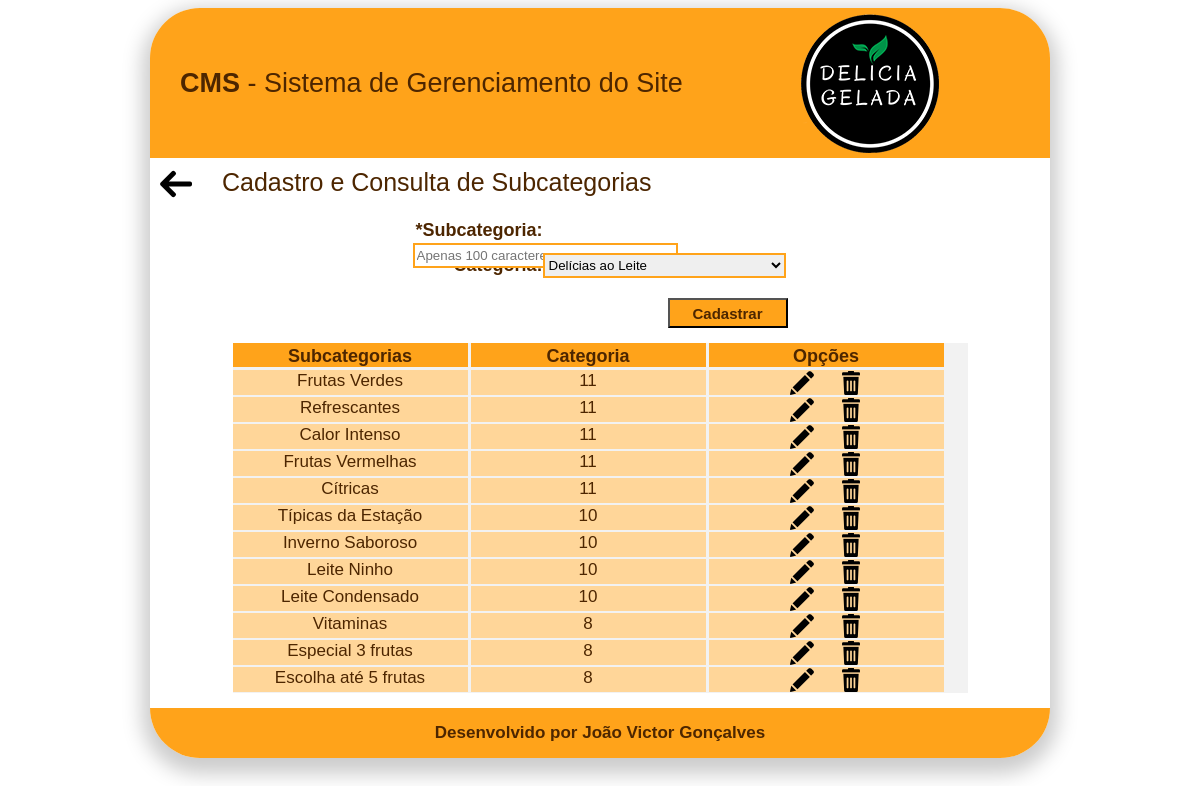
The page /CMS/cadastroSubcategorias.php on the database its author committed.
### tables this page shows
CREATE TABLE `tbl_subcategoria` (
  `idSubcategoria` int(11) NOT NULL AUTO_INCREMENT,
  `subcategoria` varchar(255) NOT NULL,
  `idCategoria` int(11) DEFAULT NULL,
  PRIMARY KEY (`idSubcategoria`),
  KEY `fk_cat_idx` (`idCategoria`),
  CONSTRAINT `fk_cat` FOREIGN KEY (`idCategoria`) REFERENCES `tbl_categoria` (`idCategoria`) ON DELETE NO ACTION ON UPDATE NO ACTION
);

### CMS/cadastroSubcategorias.php (the view, shortened to what this page needs)
<?php
    $botao = "Cadastrar";
?>
<!DOCTYPE html>
<html>
    <head>
        <link rel="stylesheet" type="text/css" href="css/styleCadSubCategoria.css">
    </head>
    <body>
        <div id="principal">
            <div id="cabecalho">
                <div id="titulo">
                    <p id="titulo_cms"><b>CMS</b> - Sistema de Gerenciamento do Site</p>
                </div>
                <div id=logo>
                    <img src="imagens/logo.png" alt="Logo">
                </div>
            </div>
            <div id="config">
                <div id="seta">
                    <a href="admProdutos.php">
                        <img src="imagens/setaEsquerda.png" alt="Voltar">
                    </a>
                </div>
                <p id="desc_cad">Cadastro e Consulta de Subcategorias</p>
            </div>
            <form name="frmCadSubCategorias" method="post" action="cadastroSubcategorias.php">
                <div id="crud">
                    <div class="divs">
                        <div class="labels">
                            <p class="desc_labels">*Subcategoria:</p>
                        </div>
                    </div>
                    <div class="divs">
                        <div class="labels">
                            <p class="desc_labels">*Categoria:</p>
                        </div>
                        <select name="sltCategorias" id="categorias">
                          <?php
                                $sql = "SELECT * FROM tbl_categoria;";
                                $select=mysql_query($sql);
                                while($rsConsulta = mysql_fetch_array($select)){
                                   ?>
                                <option value="<?php echo($rsConsulta['idCategoria']); ?>">
                                <?php echo(utf8_encode($rsConsulta['categoria'])); ?>
                                </option>
                            <?php
                               }
                            ?>
                        </select>
                    </div>
                    <div id="botao">
                        <input id="cadastrar" type="submit" name="btnCadastrar" value="<?php echo($botao)?>">
                    </div>
                </div>
                <div id="consulta_dados">
                    <div class="consulta">
                        <div class="tipos">
                            <p class="desc_tipos">Subcategorias</p>
                        </div>
                        <div class="tipos">
                            <p class="desc_tipos">Categoria</p>
                        </div>
                        <div class="tipos">
                            <p class="desc_tipos">Opções</p>
                        </div>
                    </div>
                    <?php
                        $sql="select * from tbl_subcategoria order by idSubcategoria desc";
                        $select=mysql_query($sql);
                        while($rsConsulta=mysql_fetch_array($select)){
                    ?>
                    <div class="consulta">
                        <div class="dados">
                            <?php echo(utf8_encode($rsConsulta['subcategoria'])) ?>
                        </div>
                        <div class="dados">
                            <?php echo($rsConsulta['idCategoria']) ?>
                        </div>
                        <div class="dados">
                            <div id="centralizar_opcoes">
                                <div id="edit">
                                    <a href="cadastroSubcategorias.php?modo=consulta_editar&idSubcategoria=<?php echo($rsConsulta['idSubcategoria'])?>">
                                        <img src="imagens/edit.png" title="Editar Subcategoria" alt="Editar">
                                    </a>
                                </div>
                                <div id="delete">
                                    <a href="cadastroSubcategorias.php?modo=excluir&idSubcategoria=<?php echo($rsConsulta['idSubcategoria'])?>">
                                        <img src="imagens/delete.png" title="Deletar Subcategoria" alt="Deletar">
                                    </a>
                                </div>
                            </div>
                        </div>
                    </div>
                    <?php
                        }
                    ?>
                </div>
            </form>
            <div id="rodape">
                <div id="center">
                    <p id="desc_rodape">Desenvolvido por João Victor Gonçalves</p>
                </div>
            </div>
        </div>
    </body>
</html>

### CMS/css/styleCadSubCategoria.css (style rules this page uses)
#principal { width: 900px; height: 750px; margin-left: auto; margin-right: auto; border-radius: 50px; box-shadow: 0 8px 20px 8px #cccccc; }
#cabecalho { width: 900px; height: 150px; background-color: #ffa31a; border-top-left-radius: 50px; border-top-right-radius: 50px; }
#titulo { width: 550px; height: 150px; border-top-left-radius: 50px; float: left; }
#titulo_cms { font-family: sans-serif; font-size: 27px; color: #4d2600; float: left; margin-top: 60px; margin-left: 30px; }
#logo { width: 140px; height: 140px; float: left; margin-left: 100px; margin-top: 5px; }
#config { width: 900px; height: 50px; }
#seta { width: 32px; height: 32px; margin: 0; float: left; margin-left: 10px; margin-top: 10px; margin-right: 30px; }
#desc_cad { margin: 0; font-family: sans-serif; font-size: 25px; color: #4d2600; text-align: center; padding-top: 10px; float: left; }
#crud { width: 375px; height: 75px; margin-top: 10px; margin-left: auto; margin-right: auto; }
.divs { width: 375px; height: 25px; margin-top: 10px; font-family: sans-serif; }
.labels { width: 130px; height: 25px; float: left; }
.desc_labels { margin: 0; font-family: sans-serif; font-size: 18px; color: #4d2600; text-align: right; font-weight: bold; margin-top: 2px; }
#categorias { width: 243px; height: 25px; border: solid 2px #ffa31a; font-family: sans-serif; font-size: 17; }
#botao { width: 120px; height: 30px; float: right; font-family: sans-serif; margin-top: 20px; }
#cadastrar { width: 120px; height: 30px; font-size: 15px; background-color: #ffa31a; text-decoration: none; font-weight: bold; color: #4d2600; }
#consulta_dados { width: 735px; height: 350px; margin-top: 50px; margin-left: auto; margin-right: auto; overflow-y: scroll; background-color: #f2f2f2; }
.consulta { width: 715px; height: 24px; margin-bottom: 3px; }
.desc_tipos { margin: 0; font-family: sans-serif; font-size: 18px; color: #4d2600; text-align: center; padding-top: 3px; font-weight: bold; }
.tipos { width: 235px; height: 24px; background-color: #ffa31a; float: left; margin-right: 3px; }
.dados { width: 235px; height: 24px; background-color: #ffd699; float: left; margin-right: 3px; font-family: sans-serif; font-size: 17px; text-align: center; color: #4d2600; padding-top: 1px; }
#centralizar_opcoes { width: 73px; height: 24px; margin-left: auto; margin-right: auto; }
#edit { width: 24px; height: 24px; float: left; margin-right: 25px; }
#delete { width: 24px; height: 24px; float: left; }
#rodape { width: 900px; height: 50px; background-color: #ffa31a; border-bottom-left-radius: 50px; border-bottom-right-radius: 50px; margin-top: 15px; }
#center { width: 350px; height: 20px; margin-left: auto; margin-right: auto; padding-top: 15px; }
#desc_rodape { margin: 0; font-family: sans-serif; font-size: 17px; color: #4d2600; text-align: center; font-weight: bold; }

### rows shown on the page
tbl_subcategoria: subcategoria "Frutas Verdes", idCategoria "11"
tbl_subcategoria: subcategoria "Refrescantes", idCategoria "11"
tbl_subcategoria: subcategoria "Calor Intenso", idCategoria "11"
tbl_subcategoria: subcategoria "Frutas Vermelhas", idCategoria "11"
tbl_subcategoria: subcategoria "Cítricas", idCategoria "11"
tbl_subcategoria: subcategoria "Típicas da Estação", idCategoria "10"
tbl_subcategoria: subcategoria "Inverno Saboroso", idCategoria "10"
tbl_subcategoria: subcategoria "Leite Ninho", idCategoria "10"
tbl_subcategoria: subcategoria "Leite Condensado", idCategoria "10"
tbl_subcategoria: subcategoria "Vitaminas", idCategoria "8"
tbl_subcategoria: subcategoria "Especial 3 frutas", idCategoria "8"
tbl_subcategoria: subcategoria "Escolha até 5 frutas", idCategoria "8"

### other values the page prints
form field sltCategorias "Delícias ao Leite"
